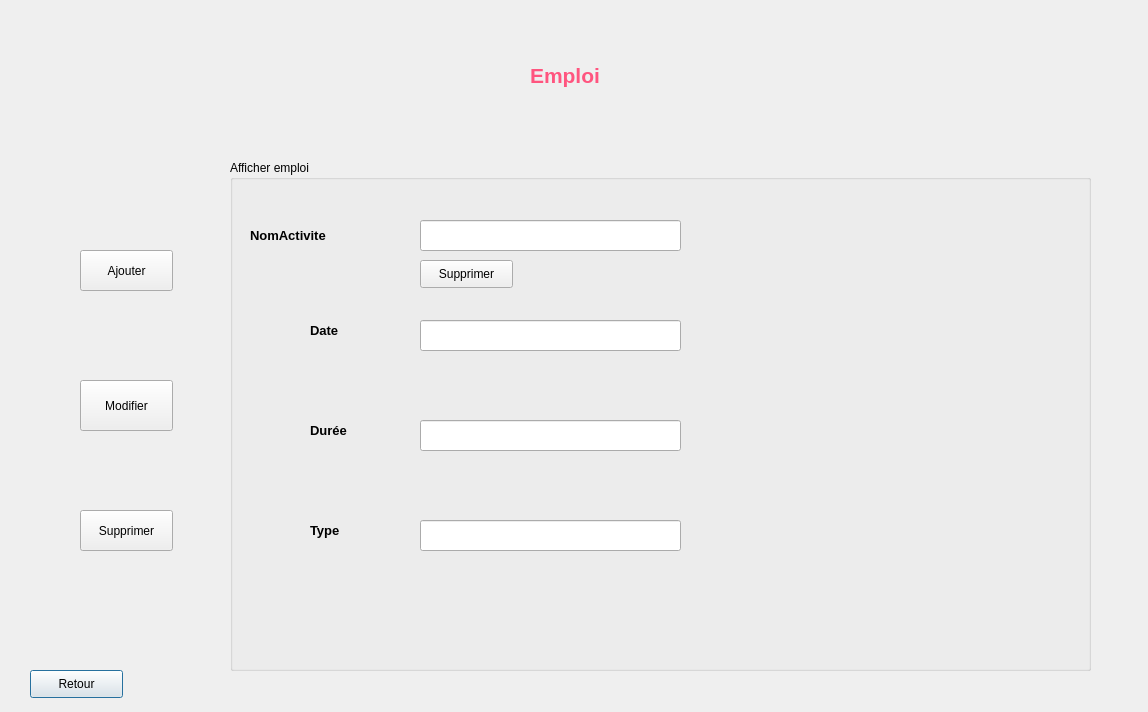
<?xml version="1.0" encoding="UTF-8"?>
<ui version="4.0">
 <class>emploi</class>
 <widget class="QDialog" name="emploi">
  <property name="geometry">
   <rect>
    <x>0</x>
    <y>0</y>
    <width>1148</width>
    <height>712</height>
   </rect>
  </property>
  <property name="windowTitle">
   <string>Dialog</string>
  </property>
  <widget class="QPushButton" name="pushButton">
   <property name="geometry">
    <rect>
     <x>30</x>
     <y>670</y>
     <width>93</width>
     <height>28</height>
    </rect>
   </property>
   <property name="text">
    <string>Retour</string>
   </property>
  </widget>
  <widget class="QLabel" name="label">
   <property name="geometry">
    <rect>
     <x>530</x>
     <y>40</y>
     <width>121</width>
     <height>71</height>
    </rect>
   </property>
   <property name="text">
    <string>&lt;html&gt;&lt;head/&gt;&lt;body&gt;&lt;p&gt;&lt;span style=&quot; font-size:16pt; font-weight:600; color:#ff557f;&quot;&gt;Emploi&lt;/span&gt;&lt;/p&gt;&lt;/body&gt;&lt;/html&gt;</string>
   </property>
  </widget>
  <widget class="QPushButton" name="pushButton_2">
   <property name="geometry">
    <rect>
     <x>80</x>
     <y>250</y>
     <width>93</width>
     <height>41</height>
    </rect>
   </property>
   <property name="text">
    <string>Ajouter</string>
   </property>
  </widget>
  <widget class="QPushButton" name="pushButton_3">
   <property name="geometry">
    <rect>
     <x>80</x>
     <y>380</y>
     <width>93</width>
     <height>51</height>
    </rect>
   </property>
   <property name="text">
    <string>Modifier</string>
   </property>
  </widget>
  <widget class="QGroupBox" name="groupBox">
   <property name="geometry">
    <rect>
     <x>230</x>
     <y>160</y>
     <width>861</width>
     <height>511</height>
    </rect>
   </property>
   <property name="title">
    <string>Afficher emploi</string>
   </property>
   <widget class="QLineEdit" name="lineEdit">
    <property name="geometry">
     <rect>
      <x>190</x>
      <y>60</y>
      <width>261</width>
      <height>31</height>
     </rect>
    </property>
   </widget>
   <widget class="QLineEdit" name="lineEdit_2">
    <property name="geometry">
     <rect>
      <x>190</x>
      <y>160</y>
      <width>261</width>
      <height>31</height>
     </rect>
    </property>
   </widget>
   <widget class="QLineEdit" name="lineEdit_3">
    <property name="geometry">
     <rect>
      <x>190</x>
      <y>260</y>
      <width>261</width>
      <height>31</height>
     </rect>
    </property>
   </widget>
   <widget class="QLineEdit" name="lineEdit_4">
    <property name="geometry">
     <rect>
      <x>190</x>
      <y>360</y>
      <width>261</width>
      <height>31</height>
     </rect>
    </property>
   </widget>
   <widget class="QLabel" name="label_2">
    <property name="geometry">
     <rect>
      <x>20</x>
      <y>60</y>
      <width>131</width>
      <height>31</height>
     </rect>
    </property>
    <property name="text">
     <string>&lt;html&gt;&lt;head/&gt;&lt;body&gt;&lt;p&gt;&lt;span style=&quot; font-size:10pt; font-weight:600;&quot;&gt;NomActivite&lt;/span&gt;&lt;/p&gt;&lt;/body&gt;&lt;/html&gt;</string>
    </property>
   </widget>
   <widget class="QLabel" name="label_3">
    <property name="geometry">
     <rect>
      <x>80</x>
      <y>160</y>
      <width>56</width>
      <height>21</height>
     </rect>
    </property>
    <property name="text">
     <string>&lt;html&gt;&lt;head/&gt;&lt;body&gt;&lt;p&gt;&lt;span style=&quot; font-size:10pt; font-weight:600;&quot;&gt;Date&lt;/span&gt;&lt;/p&gt;&lt;/body&gt;&lt;/html&gt;</string>
    </property>
   </widget>
   <widget class="QLabel" name="label_4">
    <property name="geometry">
     <rect>
      <x>80</x>
      <y>260</y>
      <width>56</width>
      <height>21</height>
     </rect>
    </property>
    <property name="text">
     <string>&lt;html&gt;&lt;head/&gt;&lt;body&gt;&lt;p&gt;&lt;span style=&quot; font-size:10pt; font-weight:600;&quot;&gt;Durée&lt;/span&gt;&lt;/p&gt;&lt;/body&gt;&lt;/html&gt;</string>
    </property>
   </widget>
   <widget class="QLabel" name="label_5">
    <property name="geometry">
     <rect>
      <x>80</x>
      <y>360</y>
      <width>56</width>
      <height>21</height>
     </rect>
    </property>
    <property name="text">
     <string>&lt;html&gt;&lt;head/&gt;&lt;body&gt;&lt;p&gt;&lt;span style=&quot; font-size:10pt; font-weight:600;&quot;&gt;Type&lt;/span&gt;&lt;/p&gt;&lt;/body&gt;&lt;/html&gt;</string>
    </property>
   </widget>
   <widget class="QPushButton" name="pushButton_5">
    <property name="geometry">
     <rect>
      <x>190</x>
      <y>100</y>
      <width>93</width>
      <height>28</height>
     </rect>
    </property>
    <property name="text">
     <string>Supprimer</string>
    </property>
   </widget>
  </widget>
  <widget class="QPushButton" name="pushButton_4">
   <property name="geometry">
    <rect>
     <x>80</x>
     <y>510</y>
     <width>93</width>
     <height>41</height>
    </rect>
   </property>
   <property name="text">
    <string>Supprimer</string>
   </property>
  </widget>
 </widget>
 <resources/>
 <connections/>
</ui>
